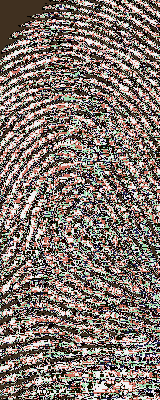
//> input picture src/biometrix/biometrix/fingerprint.bmp, 160 x 400 px
$ ./opencvtest   (built with g++ and OpenCV 4)
//> lines starting //> are read from the running program, lines starting //| are printed output that depends on the picture; after the words box and inside, x2 and y2 are one past the last pixel; in counts of white or black regions, pixels touching at a corner belong together
#include "opencv2\opencv.hpp"
#include <opencv2/core/core.hpp>
#include <opencv2/highgui/highgui.hpp>

using namespace cv;


int g_MeanBlockSize = 0;
int g_MeanOffset = 0;
int g_GaussianBlockSize = 0;
int g_GaussianOffset = 0;

void thinningIte(Mat& img, int pattern){
	Mat del_marker = Mat::ones(img.size(), CV_8UC1);
	int x, y;

	for (y = 1; y < img.rows - 1; ++y) {
		for (x = 1; x < img.cols - 1; ++x) {

			int v9, v2, v3;
			int v8, v1, v4;
			int v7, v6, v5;

			v1 = img.data[y   * img.step + x   * img.elemSize()];
			v2 = img.data[(y - 1) * img.step + x   * img.elemSize()];
			v3 = img.data[(y - 1) * img.step + (x + 1) * img.elemSize()];
			v4 = img.data[y   * img.step + (x + 1) * img.elemSize()];
			v5 = img.data[(y + 1) * img.step + (x + 1) * img.elemSize()];
			v6 = img.data[(y + 1) * img.step + x   * img.elemSize()];
			v7 = img.data[(y + 1) * img.step + (x - 1) * img.elemSize()];
			v8 = img.data[y   * img.step + (x - 1) * img.elemSize()];
			v9 = img.data[(y - 1) * img.step + (x - 1) * img.elemSize()];

			int S = (v2 == 0 && v3 == 1) + (v3 == 0 && v4 == 1) +
				(v4 == 0 && v5 == 1) + (v5 == 0 && v6 == 1) +
				(v6 == 0 && v7 == 1) + (v7 == 0 && v8 == 1) +
				(v8 == 0 && v9 == 1) + (v9 == 0 && v2 == 1);

			int N = v2 + v3 + v4 + v5 + v6 + v7 + v8 + v9;

			int m1 = 0, m2 = 0;

			if (pattern == 0) m1 = (v2 * v4 * v6);
			if (pattern == 1) m1 = (v2 * v4 * v8);

			if (pattern == 0) m2 = (v4 * v6 * v8);
			if (pattern == 1) m2 = (v2 * v6 * v8);

			if (S == 1 && (N >= 2 && N <= 6) && m1 == 0 && m2 == 0)
				del_marker.data[y * del_marker.step + x * del_marker.elemSize()] = 0;
		}
	}
	img &= del_marker;
}

void thinning(const Mat& src, Mat& dst) {
	dst = src.clone();
	dst /= 255;         // 0は0 , 1以上は1に変換される

	Mat prev = Mat::zeros(dst.size(), CV_8UC1);
	Mat diff;

	do {
		thinningIte(dst, 0);
		thinningIte(dst, 1);
		absdiff(dst, prev, diff);
		dst.copyTo(prev);
	} while (countNonZero(diff) > 0);

	dst *= 255;
}

int main(int argc, char *argv[])
{
	cv::Mat src_img = cv::imread("C:/Users/Yusuke/source/repos/biometrix/biometrix/fingerprint.bmp", 1);
//> src_img is the input picture: 400 rows x 160 cols, CV_8UC3; mean B, G, R 109.6, 116.7, 128.9
	if (src_img.empty()) return -1;

	/// 画像を表示するウィンドウ
	// ウィンドウの名前，プロパティ
	// CV_WINDOW_AUTOSIZE : ウィンドウサイズを画像サイズに合わせる
	// CV_WINDOW_FREERATIO : ウィンドウのアスペクト比を固定しない
	cv::namedWindow("image1", CV_WINDOW_AUTOSIZE | CV_WINDOW_FREERATIO);
	cv::cvtColor(src_img, src_img, CV_BGR2GRAY);
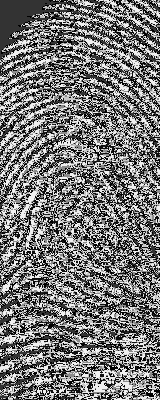
//> src_img: 400 rows x 160 cols, CV_8UC1; min 0, max 240, mean 119.5
	// ウィンドウ名でウィンドウを指定して，そこに画像を描画
	cv::imshow("image1", src_img);
	medianBlur(src_img, src_img, 3);          // メディアンフィルタ
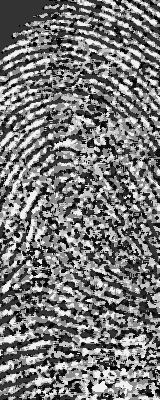
//> src_img: 400 rows x 160 cols, CV_8UC1; min 0, max 240, mean 119.7
	// デフォルトのプロパティで表示
	cv::adaptiveThreshold(src_img,                              // 8ビット，シングルチャンネルの入力画像．
		src_img,
		255,                              // 2値化画像を作成する際の０以外の色。ここでは[ 0, 255 ]で作成する.
		cv::ADAPTIVE_THRESH_GAUSSIAN_C,   // 近傍の平均値を計算する際に使用するアルゴリズム.ADAPTIVE_THRESH_MEAN_C または ADAPTIVE_THRESH_GAUSSIAN_C.
		cv::THRESH_BINARY,                // 閾値の種類． THRESH_BINARY または THRESH_BINARY_INV のどちらか．
		41,                                // ピクセルの閾値を求めるために利用される近傍領域のサイズ．3, 5, 7, など．
		5                                 // 平均または加重平均から引かれる定数.この値により maxValue の範囲が変わる.
	);
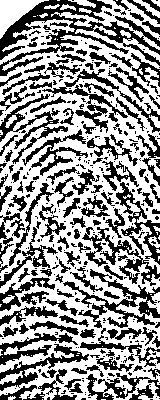
//> src_img: 400 rows x 160 cols, CV_8UC1; 58.3% white; 385 black regions (259 under 20 px), largest, box (x1, y1, x2, y2) and area: (0, 0, 160, 76) 3558, (63, 269, 160, 328) 1500, (42, 69, 160, 133) 1362
	cv::imshow("image2", src_img);
	// [15 lines of commented-out code are left out]
	thinning(src_img, src_img);
//> the loop in thinning, `do` made 19 passes
//> pass 1, in thinningIte, `img &= del_marker;`:
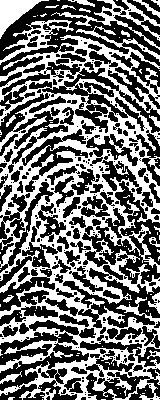
//> img: 400 rows x 160 cols, CV_8UC1; values 0 (black) and 1 (white), 44.5% white; 113 white regions (95 under 20 px), largest, box (x1, y1, x2, y2) and area: (0, 26, 160, 400) 25024, (51, 0, 160, 50) 923, (0, 19, 74, 65) 756
//> pass 1, in thinningIte (call 2), `img &= del_marker;`:
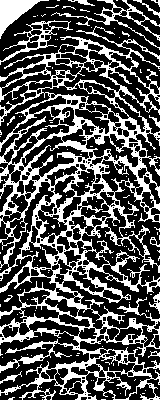
//> img: 400 rows x 160 cols, CV_8UC1; values 0 (black) and 1 (white), 32.7% white; 113 white regions (99 under 20 px), largest, box (x1, y1, x2, y2) and area: (0, 26, 160, 400) 18368, (0, 0, 49, 39) 702, (51, 0, 160, 50) 624
//> after the loop in thinning, `do`:
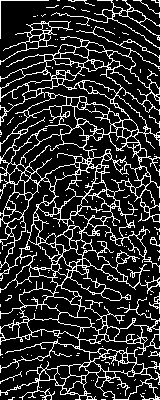
//> dst: 400 rows x 160 cols, CV_8UC1; values 0 (black) and 1 (white), 18% white in thin lines or dots
//> after the loop in thinning, `do`: diff: 400 rows x 160 cols, CV_8UC1; every value is 0
//> in thinning, `dst *= 255;`:
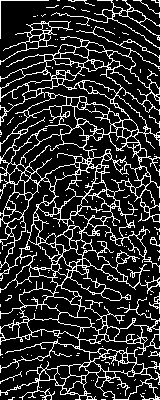
//> dst: 400 rows x 160 cols, CV_8UC1; 18% white in thin lines or dots
	cv::imshow("image3", src_img);
	/*
	// (1)探索画像全体に対して，テンプレートのマッチング値（指定した手法に依存）を計算
	int dst_size = cvSize(src_img->width - tmp_img->width + 1, src_img->height - tmp_img->height + 1);
	dst_img = cvCreateImage(dst_size, IPL_DEPTH_32F, 1);
	cvMatchTemplate(src_img, tmp_img, dst_img, CV_TM_CCOEFF_NORMED);
	cvMinMaxLoc(dst_img, &min_val, &max_val, &min_loc, &max_loc, NULL);

	// (2)テンプレートに対応する位置に矩形を描画
	cvRectangle(src_img, max_loc,
		cvPoint(max_loc.x + tmp_img->width, max_loc.y + tmp_img->height), CV_RGB(255, 0, 0), 3);
	cvNamedWindow("Image", 1);
	cvShowImage("Image", src_img);
	*/
	// キー入力を（無限に）待つ
	cv::waitKey(0);
	cvDestroyWindow("Image1");
	cvDestroyWindow("Image2");
	cvDestroyWindow("Image3");
	//cvReleaseImage(&src_img);
	return 0;
}
